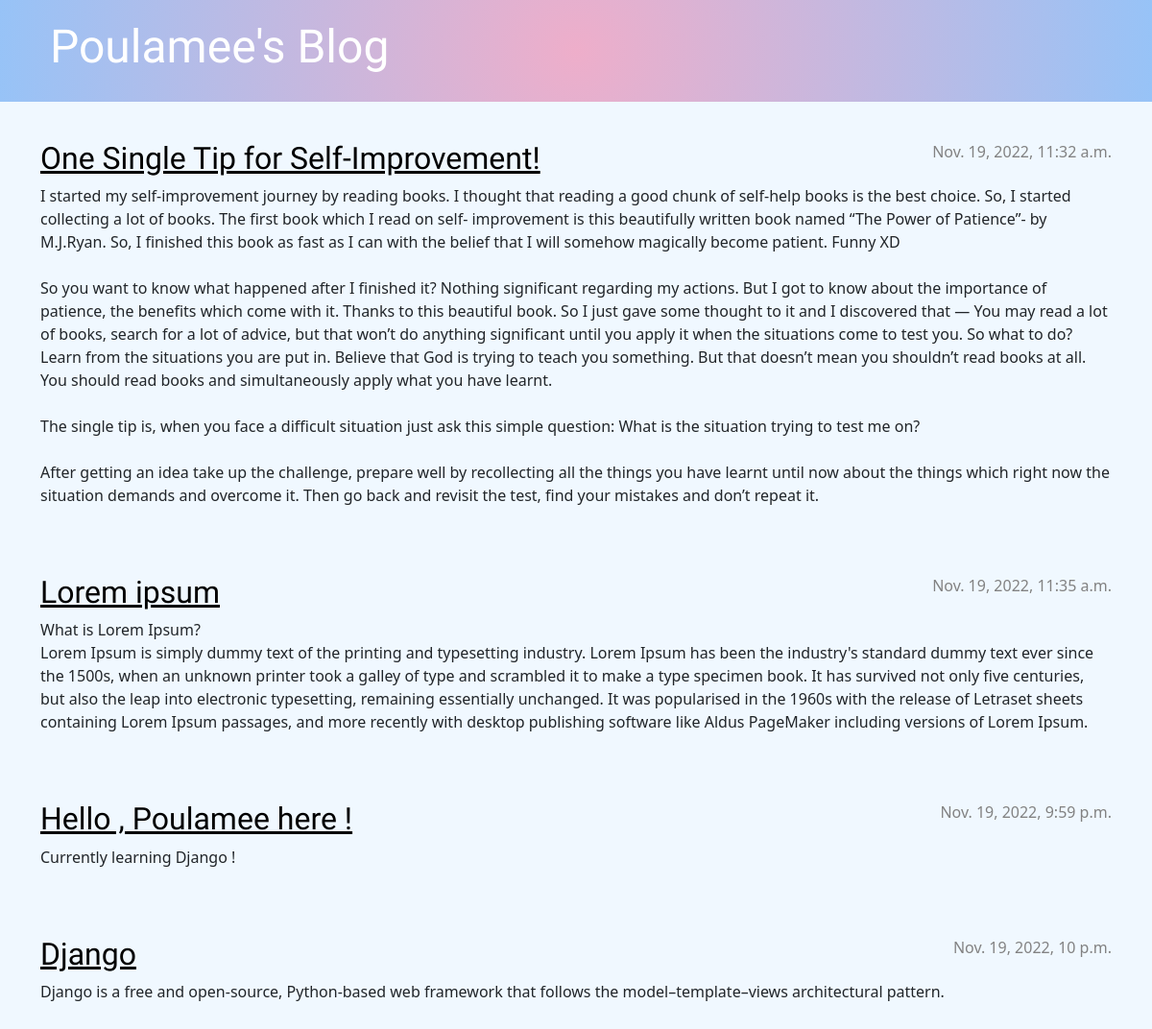
Before: / with the older database file.
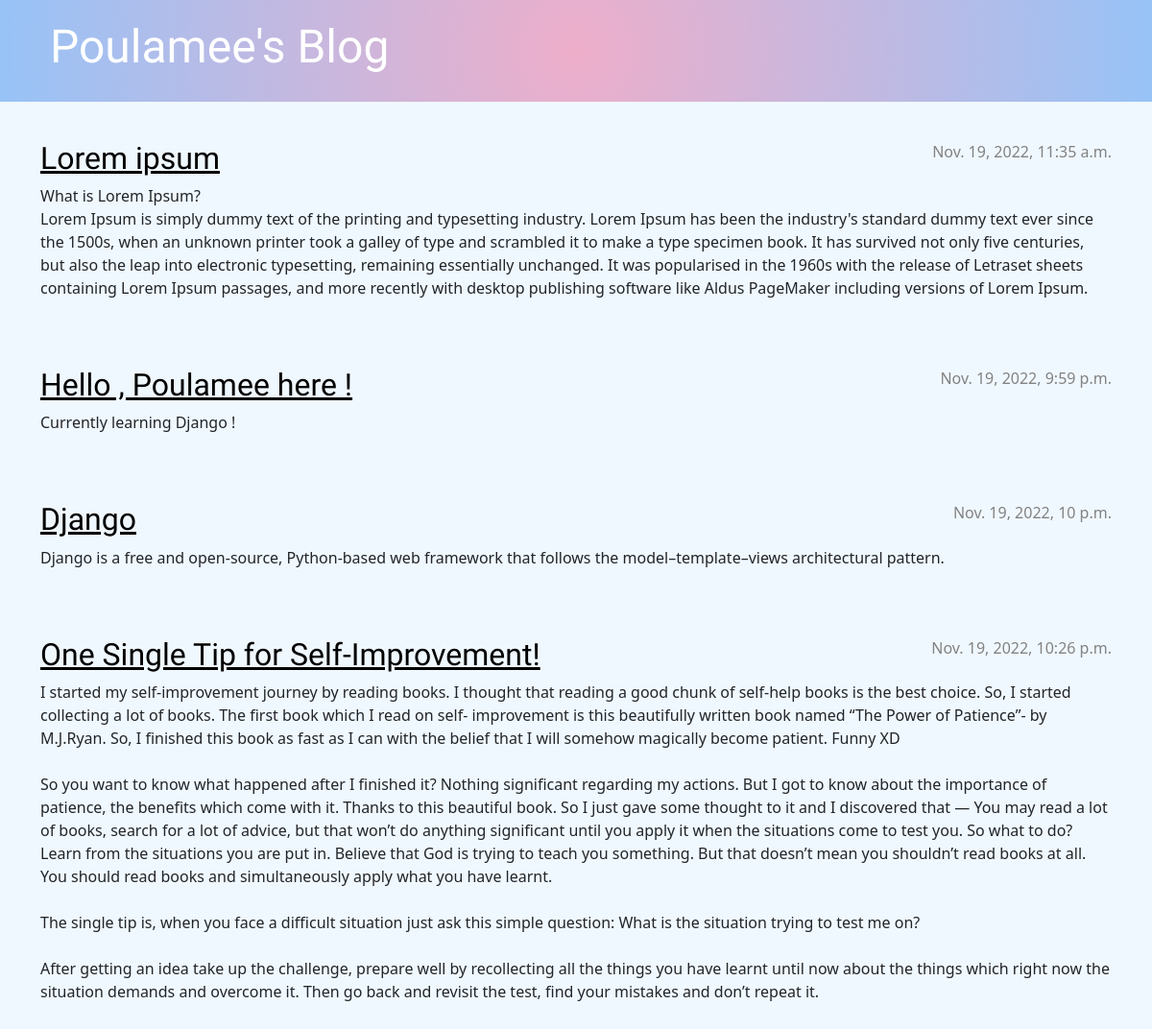
After: the same page with the newer database file.
### blog/models.py (models this page shows, shortened)
class Post(models.Model):
    author = models.ForeignKey(settings.AUTH_USER_MODEL, on_delete=models.CASCADE)
    title = models.CharField(max_length=200)
    text = models.TextField()
    created_date = models.DateTimeField(default=timezone.now)
    published_date = models.DateTimeField(blank=True, null=True)

### blog/views.py (the view)
# urls.py: path('', views.post_list, name='post_list'),
def post_list(request):
    posts = Post.objects.filter(published_date__lte=timezone.now()).order_by('published_date')
    return render(request, 'blog/post_list.html', {'posts':posts})

### blog/templates/blog/post_list.html
{% extends 'blog/base.html' %}
{% block content %}
    {% for post in posts %}
        <article class="post">
            <time class="date">
                {{ post.published_date }}
            </time>
            <h2><a href="{% url 'post_detail' pk=post.pk %}">{{ post.title }}</a></h2>
            <p>{{ post.text|linebreaksbr }}</p>
        </article>
    {% endfor %}
{% endblock %}

Changed rows visible on the page:
changed Post "One Single Tip for Self-Improvement!": published_date "Nov. 19, 2022, 11:32 a.m." → "Nov. 19, 2022, 10:26 p.m."; moves down the list
